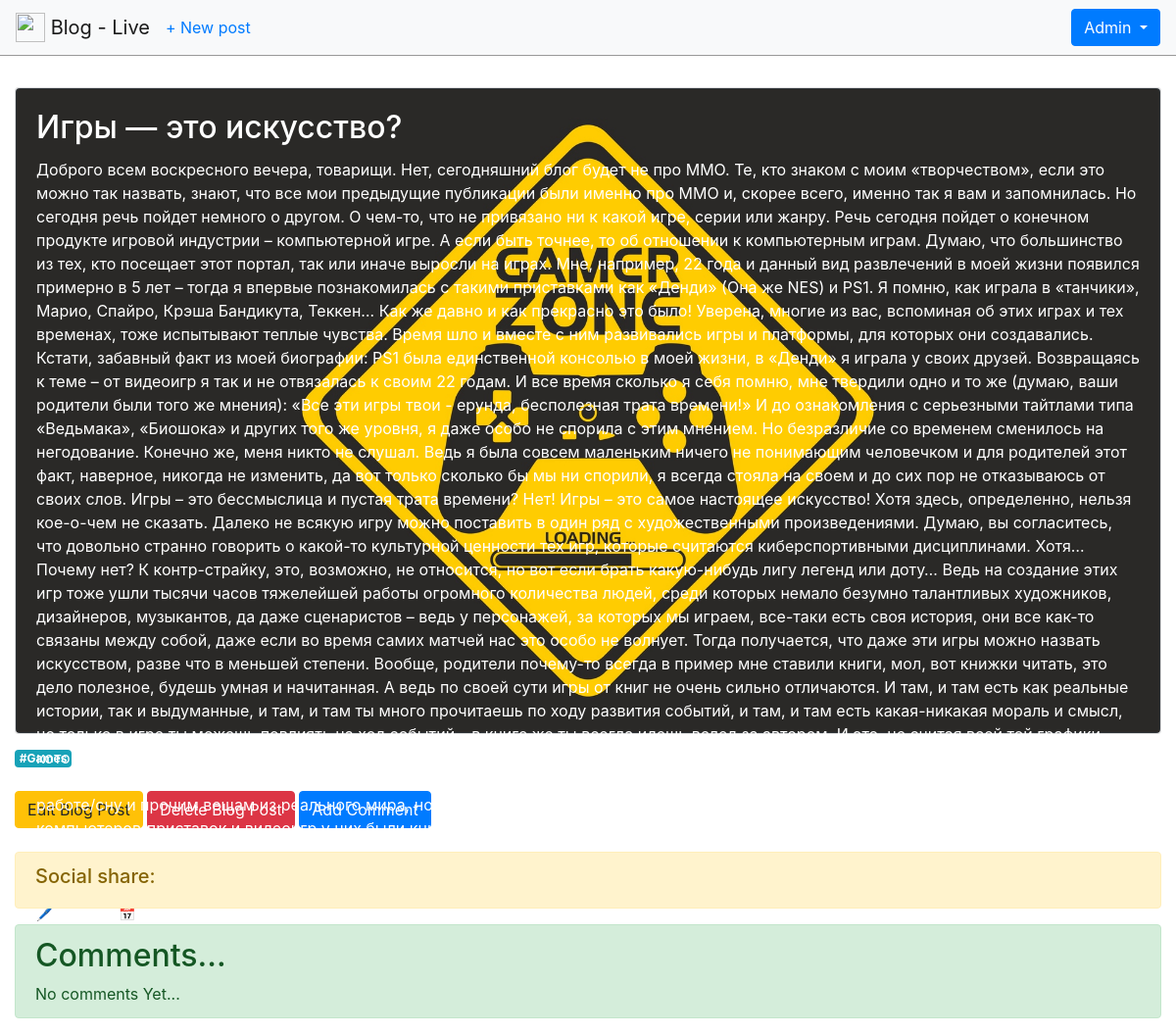
The app's page /post/54/ (signed in) with its own data.
### blog/models.py (models this page shows, shortened)
class Post(models.Model):
    title = models.CharField(max_length=200, null=True)
    header_image = models.ImageField(null=True, blank=True, upload_to="images/")
    author = models.ForeignKey(
        'auth.User',
        on_delete=models.CASCADE,
        null=True
    )
    date = models.DateTimeField(auto_now_add=True, null=True)
    body = models.TextField()
    tags = TaggableManager()
    class Meta:
        ordering = ['-date']

### blog/views.py (the view)
# urls.py: path('post/<int:pk>/', BlogDetailView.as_view(), name='post_detail'),
class BlogDetailView(DetailView):
    model = Post
    template_name = 'post_detail.html'

### templates/post_detail.html (shortened to what this page needs)
{% extends 'base.html' %}
{% load social_share %}
{% block content %}
<div class="card mb-3">
    {% if post.header_image %}
    <div class="card bg-dark text-white">
        <img src="{{ post.header_image.url}}" class="card-img-top" alt="{{ post.title }}">
        <div class="card-img-overlay">
            <h2 class="card-title">{{ post.title }}</h2>
            <p class="card-text">{{ post.body }}</p>
            <p class="card-text"><small class="text-white"> &#128394; {{ post.author }} | &#128197; {{ post.date }}</small></p>
        </div>
    </div>
    {% else %}
    <div class="card-body">
        <h2 class="card-title">{{ post.title }}</h2>
        <p class="card-text">{{ post.body }}</p>
        <p class="card-text"><small class="text-muted"> &#128394; {{ post.author }} | &#128197; {{ post.date }}</small></p>
    </div>
    {% endif %}
</div>
<div>
    {% for tag in post.tags.all %}
    <a class="badge badge-info"> #{{ tag }}</a>
    {% endfor %}
</div><br>
<div>
    {% if user.is_authenticated %}
    <a href="{% url 'post_edit' post.pk %}">
        <button type="button" class="btn btn-warning">Edit Blog Post</button>
    </a>
    <a href="{% url 'post_delete' post.pk %}">
        <button type="button" class="btn btn-danger">Delete Blog Post</button>
    </a>
    <a href="{% url 'add_comment'  post.pk%}">
        <button type="button" class="btn btn-primary">Add Comment</button>
    </a>
    {% endif %}
    <br><br>
    <div class="alert alert-warning" role="alert">
        <h5>Social share:</h5>
    </div>
</div>
<div class="alert alert-success" role="alert">
    <h2> Comments... </h2>
    <main>
        {% if not post.comments.all%}
        No comments Yet...
        {%endif%}
    </main>
</div>
{% endblock content %}

### templates/base.html (shortened to what this page needs)
{% load static %}
<html>
<head>
    <link href="{% static 'css/base.css' %}" rel="stylesheet">
    <link rel="stylesheet" href="https://cdn.jsdelivr.net/npm/bootstrap@4.6.1/dist/css/bootstrap.min.css"
>
</head>
<body>
<div>
    <header>
        <nav class="navbar navbar-light bg-light">
            <a class="navbar-brand" href="{% url 'home' %}">
                <img src="https://img.icons8.com/doodle/48/000000/summer.png" width="30" height="30" class="d-inline-block align-top" alt="">
                Blog - Live</a>
            {% if user.is_authenticated %}
            <ul class="navbar-nav mr-auto">
                <li class="nav-item">
                    <a href="{% url 'post_new' %}">+ New post</a>
                </li>
            </ul>
            <div class="dropdown ml-auto">
                <button class="btn btn-primary dropdown-toggle" data-toggle="dropdown" role="button"
                        aria-expanded="false">
                    {{ user.username }}
                </button>
                {% endif %}
            </div>
        </nav>
    </header>
    <main>
        <div class="container-fluid">
            {% block content %}
            {% endblock content %}
        </div>
    </main>
</div>
</body>
</html>

### static/css/base.css (style rules this page uses)
body { font-family: 'Source Sans Pro', sans-serif; font-size: 18px; }
header { border-bottom: 1px solid #999; margin-bottom: 2rem; display: flex; }

### records on screen
Post: header_image (picture), title "Игры — это искусство?", body "Доброго всем воскресного вечера, товарищи. Нет, сегодняшний блог будет не про ММО. Те, кто знаком с моим «творчеством», если это можно так назвать, знают, что все мои предыдущие публикации были именно про ММО и, скорее всего, именно так я вам и запомнилась. Но сегодня речь пойдет немного о другом. О чем-то, что не привязано ни к какой игре, серии или жанру. Речь сегодня пойдет о конечном продукте игровой индустрии – компьютерной игре. А если быть точнее, то об отношении к компьютерным играм. Думаю, что большинство из тех, кто посещает этот портал, так или иначе выросли на играх. Мне, например, 22 года и данный вид развлечений в моей жизни появился примерно в 5 лет – тогда я впервые…"
Tag: name "Games"

### other values on screen
{{ user.username }} "Admin"
